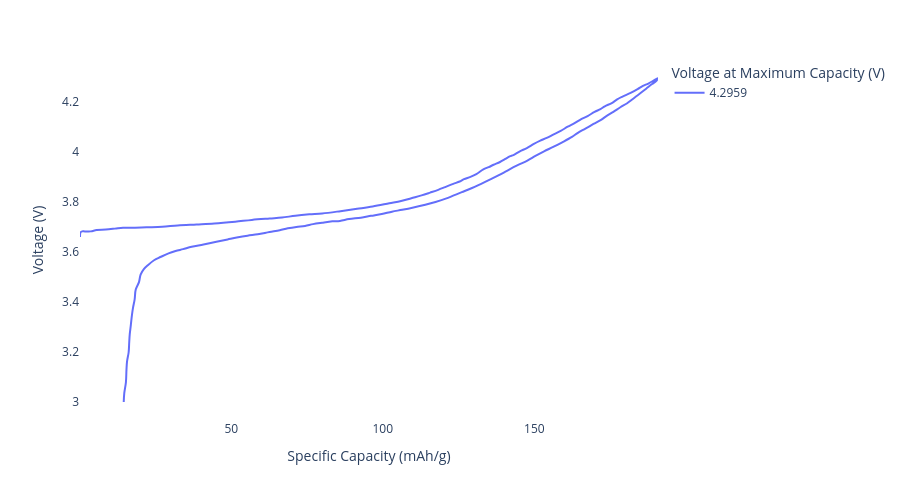

Notebook source saved alongside this figure:
### Code cell
# NMC622

half_cell = (
    pd.read_csv(
        '../local_data/active_materials/cathode/NMC622.csv',
        names=['specific_capacity', 'voltage', 'direction', 'id'],
        skiprows=1
    ).drop(
        columns=['id']
    ).assign(
        direction = lambda x: x['direction'].apply(lambda y: 'discharge' if y == 'CC_DChg' else 'charge'),
    )
)

nmc622 = CathodeMaterial(
    name = 'NMC622',
    reference = 'Li/Li+',
    specific_cost = 22.00,
    density = 4.75,
    half_cell_curves = half_cell,
    color='#9daaa2'
)

nmc622.plot_curves(width=900, height=500).show()

### Figure 1 — Plotly figure (JSON) as saved in the notebook; plotly's stock layout.template omitted (floating-point values rounded to 4 significant figures; data arrays with more than 128 entries replaced by an {"elided": "..."} marker saying what was removed)
{"data": [{"hovertemplate": "Voltage at Maximum Capacity (V)=4.2959<br>Specific Capacity (mAh/g)=%{x}<br>Voltage (V)=%{y}<extra></extra>", "legendgroup": "4.2959", "line": {"color": "#636efa", "dash": "solid", "shape": "spline"}, "marker": {"symbol": "circle"}, "mode": "lines", "name": "4.2959", "orientation": "v", "showlegend": true, "type": "scatter", "x": {"elided": "145 float values"}, "xaxis": "x", "y": {"elided": "145 float values"}, "yaxis": "y"}], "layout": {"height": 500, "legend": {"title": {"text": "Voltage at Maximum Capacity (V)"}, "tracegroupgap": 0}, "margin": {"t": 60}, "paper_bgcolor": "white", "plot_bgcolor": "white", "width": 900, "xaxis": {"anchor": "y", "domain": [0.0, 1.0], "title": {"text": "Specific Capacity (mAh/g)"}}, "yaxis": {"anchor": "x", "domain": [0.0, 1.0], "title": {"text": "Voltage (V)"}}}}
